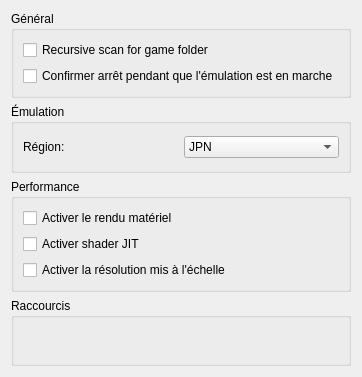
<?xml version="1.0" encoding="UTF-8"?>
<ui version="4.0">
 <class>ConfigureGeneral</class>
 <widget class="QWidget" name="ConfigureGeneral">
  <property name="geometry">
   <rect>
    <x>0</x>
    <y>0</y>
    <width>300</width>
    <height>377</height>
   </rect>
  </property>
  <property name="windowTitle">
   <string>Form</string>
  </property>
  <layout class="QHBoxLayout" name="horizontalLayout">
   <item>
    <layout class="QVBoxLayout" name="verticalLayout">
     <item>
      <widget class="QGroupBox" name="groupBox">
       <property name="title">
        <string>Général</string>
       </property>
       <layout class="QHBoxLayout" name="horizontalLayout_3">
        <item>
         <layout class="QVBoxLayout" name="verticalLayout_2">
          <item>
           <widget class="QCheckBox" name="toogle_deepscan">
            <property name="text">
             <string>Recursive scan for game folder</string>
            </property>
           </widget>
          </item>
          <item>
           <widget class="QCheckBox" name="toogle_check_exit">
            <property name="text">
             <string>Confirmer arrêt pendant que l'émulation est en marche</string>
            </property>
           </widget>
          </item>
         </layout>
        </item>
       </layout>
      </widget>
     </item>
     <item>
      <widget class="QGroupBox" name="groupBox_4">
       <property name="title">
        <string>Émulation</string>
       </property>
       <layout class="QHBoxLayout" name="horizontalLayout_5">
        <item>
         <layout class="QVBoxLayout" name="verticalLayout_6">
          <item>
           <layout class="QHBoxLayout" name="horizontalLayout_6">
            <item>
             <widget class="QLabel" name="label">
              <property name="text">
               <string>Région:</string>
              </property>
             </widget>
            </item>
            <item>
             <widget class="QComboBox" name="region_combobox">
              <item>
               <property name="text">
                <string notr="true">JPN</string>
               </property>
              </item>
              <item>
               <property name="text">
                <string notr="true">USA</string>
               </property>
              </item>
              <item>
               <property name="text">
                <string notr="true">EUR</string>
               </property>
              </item>
              <item>
               <property name="text">
                <string notr="true">AUS</string>
               </property>
              </item>
              <item>
               <property name="text">
                <string notr="true">CHN</string>
               </property>
              </item>
              <item>
               <property name="text">
                <string notr="true">KOR</string>
               </property>
              </item>
              <item>
               <property name="text">
                <string notr="true">TWN</string>
               </property>
              </item>
             </widget>
            </item>
           </layout>
          </item>
         </layout>
        </item>
       </layout>
      </widget>
     </item>
     <item>
      <widget class="QGroupBox" name="groupBox_2">
       <property name="title">
        <string>Performance</string>
       </property>
       <layout class="QHBoxLayout" name="horizontalLayout_2">
        <item>
         <layout class="QVBoxLayout" name="verticalLayout_3">
          <item>
           <widget class="QCheckBox" name="toogle_hw_renderer">
            <property name="text">
             <string>Activer le rendu matériel</string>
            </property>
           </widget>
          </item>
          <item>
           <widget class="QCheckBox" name="toogle_shader_jit">
            <property name="text">
             <string>Activer shader JIT</string>
            </property>
           </widget>
          </item>
          <item>
           <widget class="QCheckBox" name="toogle_scaled_resolution">
            <property name="text">
             <string>Activer la résolution mis à l'échelle</string>
            </property>
           </widget>
          </item>
         </layout>
        </item>
       </layout>
      </widget>
     </item>
     <item>
      <widget class="QGroupBox" name="groupBox_3">
       <property name="title">
        <string>Raccourcis</string>
       </property>
       <layout class="QHBoxLayout" name="horizontalLayout_4">
        <item>
         <layout class="QVBoxLayout" name="verticalLayout_4">
          <item>
           <widget class="GHotkeysDialog" name="widget" native="true"/>
          </item>
         </layout>
        </item>
       </layout>
      </widget>
     </item>
    </layout>
   </item>
  </layout>
 </widget>
 <customwidgets>
  <customwidget>
   <class>GHotkeysDialog</class>
   <extends>QWidget</extends>
   <header>hotkeys.h</header>
   <container>1</container>
  </customwidget>
 </customwidgets>
 <resources/>
 <connections/>
</ui>
